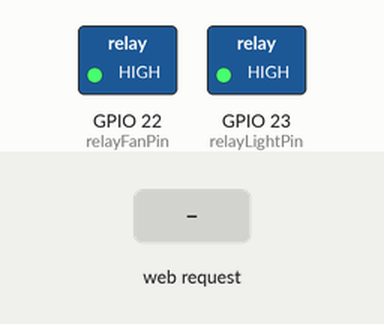
Simulated run of this sketch. Board: ESP32. On the bench: switched loads named in the sketch (green lamp = pin HIGH). The test bench sets the inputs (shaded band). WiFi joins after 1.5 s; servers stay silent unless stated; storage starts empty; what the sketch prints to the serial monitor is not drawn.

Above: at 3.2 s.
3.3 s: HTTP request GET /relay/light/on received
At 4.5 s:
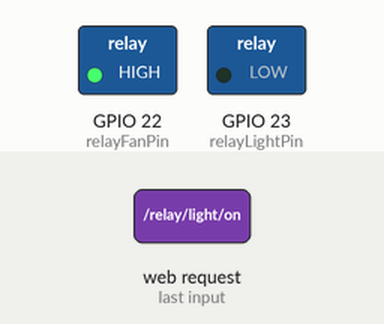
4.8 s: HTTP request GET /relay/light/off received
At 5.7 s:
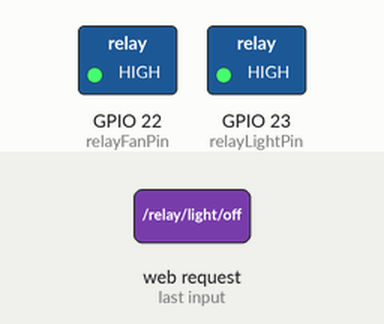
6.3 s: HTTP request GET /relay/fan/on received
At 6.9 s:
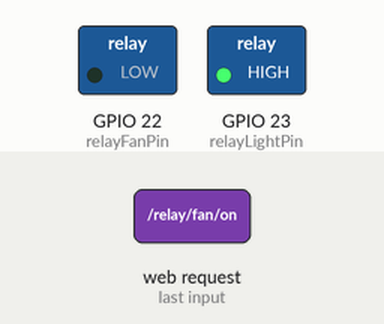
7.8 s: HTTP request GET /relay/fan/off received
At 9.2 s:
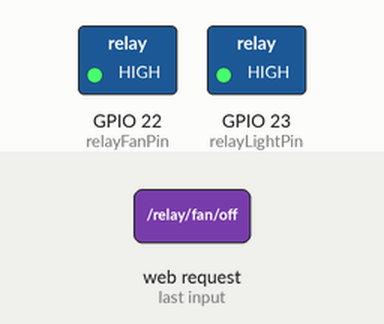
Timing chart, 0 to 10.3 s (numbered marks = the images above; inputs shaded):
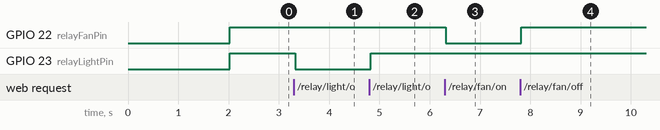

The sketch:

main_code.ino
```cpp
#ifdef ESP32
#include <WiFi.h>
#include <ESPAsyncWebServer.h>
#include <LittleFS.h>
#else
#include <Arduino.h>
#include <ESP8266WiFi.h>
#include <Hash.h>
#include <ESPAsyncTCP.h>
#include <ESPAsyncWebServer.h>
#include "LittleFS.h"
#endif

// Replace with your network credentials
const char* ssid = "MALIK MAAZ AWAN";
const char* password = "12345678";

// Create AsyncWebServer object on port 80
AsyncWebServer server(80);

// Define relay pins
const int relayLightPin = 23;
const int relayFanPin = 22;

// HTML for the web page
const char index_html[] PROGMEM = R"rawliteral(
<!DOCTYPE HTML><html>
<head>
  <meta name="viewport" content="width=device-width, initial-scale=1">
  <title>Engineer from Pakistan</title>
  <style>
 body {
  margin: 0;
  padding: 0;
  text-align: center;
  background-color: #ffffff; /* White background */
  display: flex;
  flex-direction: column;
  align-items: center;
}

#banner {
  width: 100vw; /* 100% of the viewport width */
  height: 300px; /* Fixed height of 300px */
  padding-bottom: 20px;
  object-fit: cover; /* Ensures the image covers the width without distortion */
}

.right-section {
  display: flex;
  flex-direction: column;
  align-items: flex-end;
  margin-right: 20px; /* Adjust as needed */
}

#bulb, #fan {
  width: 46px;
  height: 46px;
  object-fit: cover;
}

h1, h2 {
  color: #FC0A7F; /* Bright pink color */
}

/* Toggle switch styles */
.switch {
  position: relative;
  display: inline-block;
  width: 60px;
  height: 34px;
  margin-top: 10px;
  margin-bottom: 20px;
}

.switch input {
  opacity: 0;
  width: 0;
  height: 0;
}

.slider {
  position: absolute;
  cursor: pointer;
  top: 0;
  left: 0;
  right: 0;
  bottom: 0;
  background-color: #ccc;
  transition: .4s;
  border-radius: 34px;
}

.slider:before {
  position: absolute;
  content: "";
  height: 26px;
  width: 26px;
  left: 4px;
  bottom: 4px;
  background-color: white;
  transition: .4s;
  border-radius: 50%;
}

input:checked + .slider {
  background-color: #FC0A7F;
}

input:checked + .slider:before {
  transform: translateX(26px);
}

/* Subscribe button styles */
#sub {
  padding-top: 10px;
  height: 60px;
  width: 150px; /* Adjusted width for better proportions */
  background-color: #FED611; /* Bright yellow background */
  color: white; /* White text */
  border: none; /* Remove border */
  border-radius: 12px; /* Rounded corners */
  font-size: 16px; /* Adjusted font size */
  font-weight: bold; /* Bold text */
  cursor: pointer; /* Pointer cursor on hover */
  transition: background-color 0.3s, color 0.3s; /* Smooth transition for hover effect */
}

#sub:hover {
  background-color: white; /* Change background to white on hover */
  color: #FED611; /* Change text to yellow on hover */
}

 </style>
</head>
<body>
  <h1>ENGINEER FROM PAKISTAN</h1>
  <img src="/SUBSCRIBE" id="banner" alt="Subscribe Banner">
  <a href="https://www.youtube.com/channel/UCsQf9zGTax1Qi_v5OIi3tJQ">
    <button id="sub">SUBSCRIBE</button>
  </a>

  <h2>STUDIO LIGHT</h2>
  <img src="/bulb_on" id="bulb" alt="Bulb On">
  <label class="switch">
    <input type="checkbox" id="light-toggle" onchange="toggleRelay('light', this.checked)">
    <span class="slider"></span>
  </label>

  <h2>FAN</h2>
  <img src="/fan" id="fan" alt="Fan">
  <label class="switch">
    <input type="checkbox" id="fan-toggle" onchange="toggleRelay('fan', this.checked)">
    <span class="slider"></span>
  </label>

  <footer>
    <p>&copy; 2024 Engineer from Pakistan</p>
  </footer>

  <script>
    function toggleRelay(relay, state) {
      fetch(`/relay/${relay}/${state ? 'on' : 'off'}`)
        .then(response => response.text())
        .then(data => console.log(data))
        .catch(error => console.error('Error:', error));
    }
  </script>
</body>
</html>)rawliteral";

void setup() {
  // Serial port for debugging purposes
  Serial.begin(115200);

  // Connect to Wi-Fi
  WiFi.begin(ssid, password);
  while (WiFi.status() != WL_CONNECTED) {
    delay(1000);
    Serial.println("Connecting to WiFi..");
  }
  Serial.println("Connected to WiFi");
  Serial.println("IP Address: " + WiFi.localIP().toString());

  if (!LittleFS.begin()) {
    Serial.println("An Error has occurred while mounting LittleFS");
    return;
  }

  // Initialize relay pins
  pinMode(relayLightPin, OUTPUT);
  pinMode(relayFanPin, OUTPUT);
  digitalWrite(relayLightPin, HIGH); // Set relays to OFF (assuming active low)
  digitalWrite(relayFanPin, HIGH);

  // Route for root / web page
  server.on("/", HTTP_GET, [](AsyncWebServerRequest* request) {
    request->send_P(200, "text/html", index_html);
  });

  // Route for image files
  server.on("/SUBSCRIBE", HTTP_GET, [](AsyncWebServerRequest* request) {
    request->send(LittleFS, "/SUBSCRIBE.png", "image/png");
  });
  server.on("/fan", HTTP_GET, [](AsyncWebServerRequest* request) {
    request->send(LittleFS, "/fan.png", "image/png");
  });
  server.on("/bulb_on", HTTP_GET, [](AsyncWebServerRequest* request) {
    request->send(LittleFS, "/bulb_on.png", "image/png");
  });

  // Route for relay control
  server.on("/relay/light/on", HTTP_GET, [](AsyncWebServerRequest* request) {
    digitalWrite(relayLightPin, LOW); // Turn relay on
    request->send(200, "text/plain", "Light relay turned ON");
  });
  server.on("/relay/light/off", HTTP_GET, [](AsyncWebServerRequest* request) {
    digitalWrite(relayLightPin, HIGH); // Turn relay off
    request->send(200, "text/plain", "Light relay turned OFF");
  });
  server.on("/relay/fan/on", HTTP_GET, [](AsyncWebServerRequest* request) {
    digitalWrite(relayFanPin, LOW); // Turn relay on
    request->send(200, "text/plain", "Fan relay turned ON");
  });
  server.on("/relay/fan/off", HTTP_GET, [](AsyncWebServerRequest* request) {
    digitalWrite(relayFanPin, HIGH); // Turn relay off
    request->send(200, "text/plain", "Fan relay turned OFF");
  });

  // Start server
  server.begin();
}

void loop() {
}
```

Measured:
- after the input at 3.3 s, GPIO 23 (relayLightPin): HIGH → LOW at once
- after the input at 4.8 s, GPIO 23 (relayLightPin): LOW → HIGH at once
- after the input at 6.3 s, GPIO 22 (relayFanPin): HIGH → LOW at once
- after the input at 7.8 s, GPIO 22 (relayFanPin): LOW → HIGH at once
